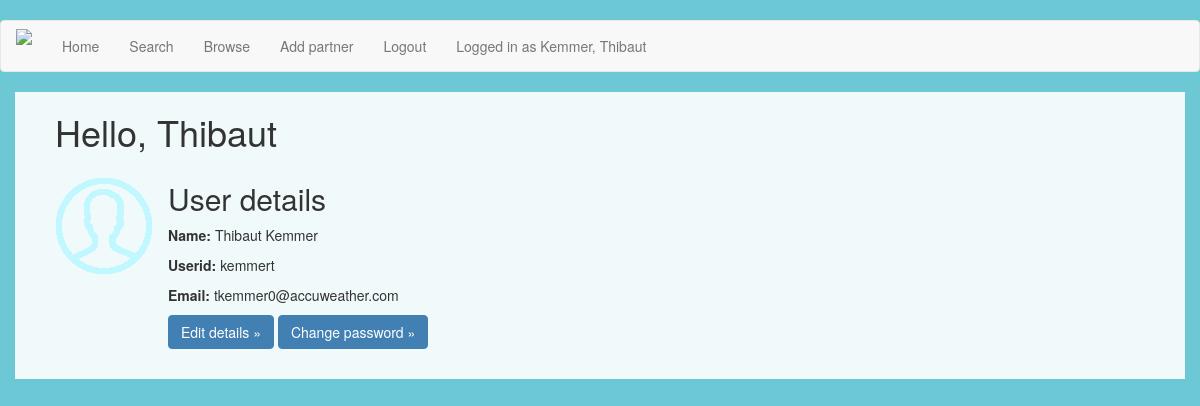
The app's page /profile (signed in) with its own data.
### app/models.py (models this page shows, shortened)
class User(UserMixin, db.Model):
	id = db.Column(db.Integer, primary_key=True)
	userid = db.Column(db.String(64), index=True, unique=True)
	fname = db.Column(db.String(64), index=True)
	sname = db.Column(db.String(64), index=True)
	email = db.Column(db.String(120), index=True, unique=True)
	role = db.Column(db.String)
	passwordhash = db.Column(db.String(128))
	collabs = db.relationship('Partner', backref='col_owner', lazy='dynamic')
	reports = db.relationship('Report', backref='report_author', lazy='dynamic')
	def is_admin(self):
		if self.role == 'Admin':
			return True
		else:
			return False
	@login.user_loader
	def load_user(id):
		return User.query.get(int(id))

### app/routes.py (the view)
@app.route('/profile')
def profile():
	user = current_user
	return render_template('profile.html', user=user)

### app/templates/profile.html (shortened to what this page needs)
{% extends "base.html" %}
{% block app_content %}
	<head>
	</head>
	<body>
		<div class="container-fluid" id="container">
			<h1> Hello, {{ user.fname }}</h1>
			<div class="row">
				<table>
			        <tr valign="top">
			            <td><img src="/static/avatar.png"></td>
			            <td>
			            	<h2> User details </h2>
							<p><b>Name:</b> {{ user.fname }} {{ user.sname }}</p>
							<p><b>Userid:</b> {{ user.userid }}</p>
							<p><b>Email:</b> {{ user.email }}</p>
							<p><a class="btn btn-primary btn-small" href="{{ url_for('edituser') }}" role="button">Edit details &raquo;</a>
			   	<a class="btn btn-primary btn-small" href="{{ url_for('changepassword') }}" role="button">Change password &raquo;</a></p>
						</td>
			        </tr>
			   	</table>
			</div>
		</div>
	</body>
{% endblock %}

### app/templates/base.html (shortened to what this page needs)
{% extends 'bootstrap/base.html' %}
{% import 'bootstrap/wtf.html' as wtf %}
{% block navbar %}
	<nav class="navbar navbar-default" id="navbardef">
		<div class="container-fluid">
            <div class="navbar-header">
                <a class="navbar-brand" rel="home" href="{{ url_for('index') }}" title="Home">
                <img style="max-width:100px; margin-top: -7px;"src="https://image.ibb.co/mCLfGy/logo.png">
                </a>
            </div>
            <div class="collapse navbar-collapse" id="bs-example-navbar-collapse-1">
                <ul class="nav navbar-nav">
                    <li><a href="{{ url_for('landing') }}">Home</a></li>
                <ul class="nav navbar-nav navbar-right">
                    {% if current_user.is_anonymous %}
                    <li><a href="{{ url_for('login') }}">Login</a></li>
                    {% else %}
                    <li><a href="{{ url_for('search') }}">Search</a></li>
                    <li><a href="{{ url_for('browsecountry') }}">Browse</a></li>
                    <li><a href="{{ url_for('newpartner') }}">Add partner</a></li>
                    <li><a href="{{ url_for('logout') }}">Logout</a></li>
                    <li><a href="{{ url_for('profile') }}">Logged in as {{ current_user.sname }}, {{ current_user.fname }}</a></li>
                    {% endif %}
                </ul>
            </div>
        </div>
	</nav>
{% endblock %}
{% block content %}
    <head>
    </head>
    <div class="container-fluid">
        {% block app_content %}{% endblock %}
    </div>
{% endblock %}

### app/templates/base.html (style rules this page uses)
body { background-color: #6dc8d5; height: 100%; background-size: cover; background-position: center; background-repeat: no-repeat; padding-top: 20px }

### app/templates/profile.html (style rules this page uses)
#container { background: rgba(255, 255, 255, 0.9); padding-bottom: 20px; padding-left: 40px; }
body { height: 100%; background-position: center; background-repeat: no-repeat; background-size: cover; }
.btn { background-color: #4280B4 ; border-color: #4280B4 ; }

### records on screen
User: sname "Kemmer", fname "Thibaut", userid "kemmert", email "tkemmer0@accuweather.com"
